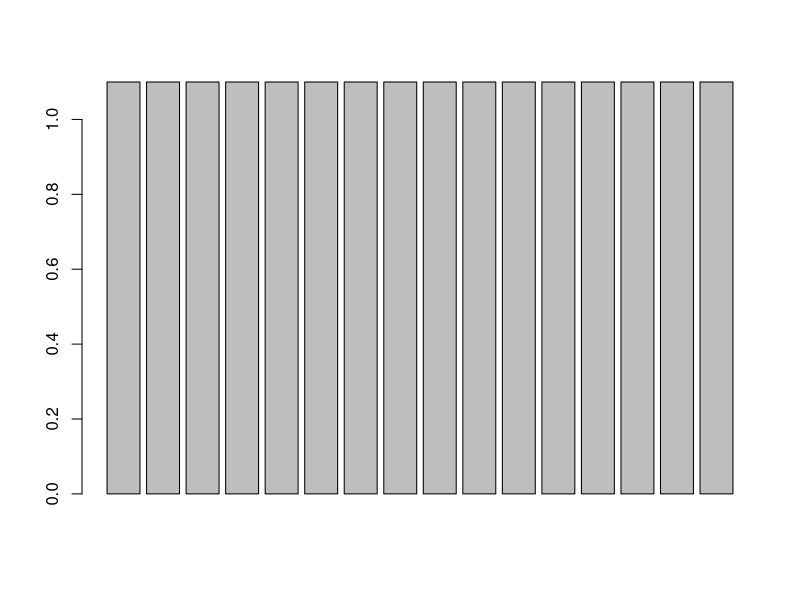
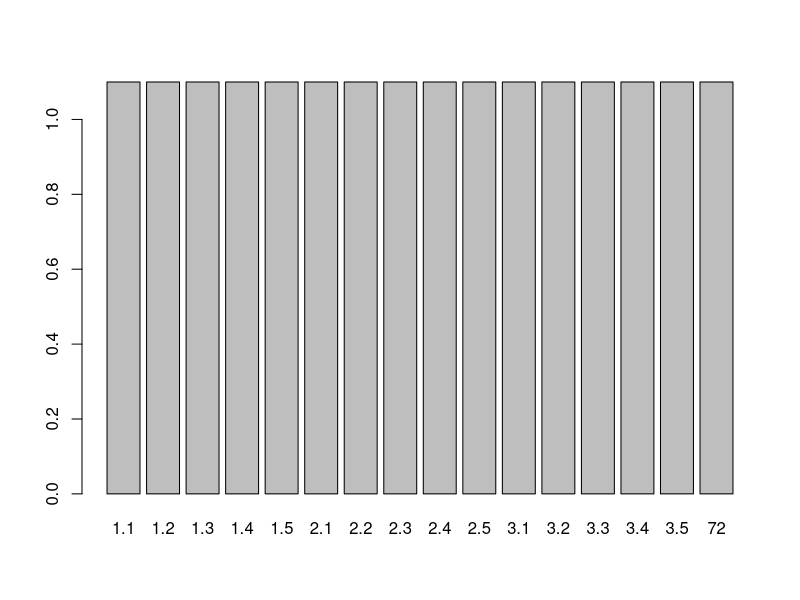
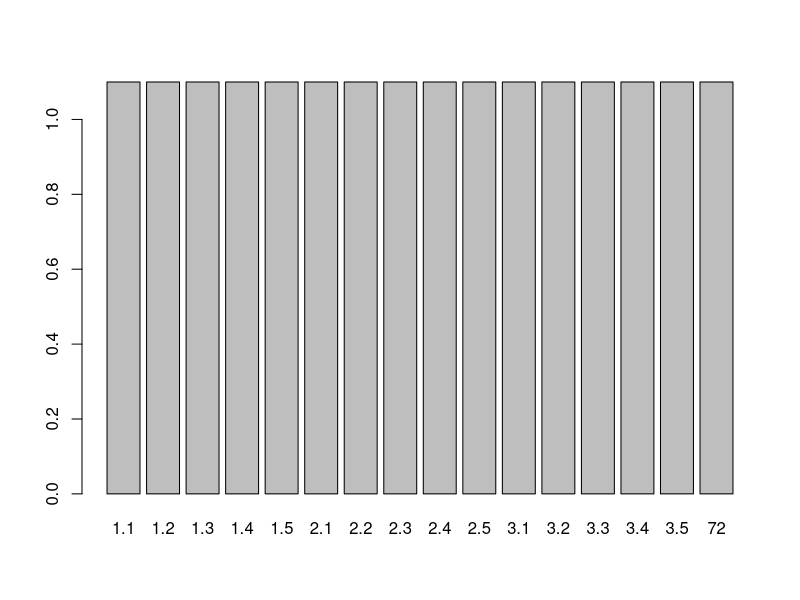
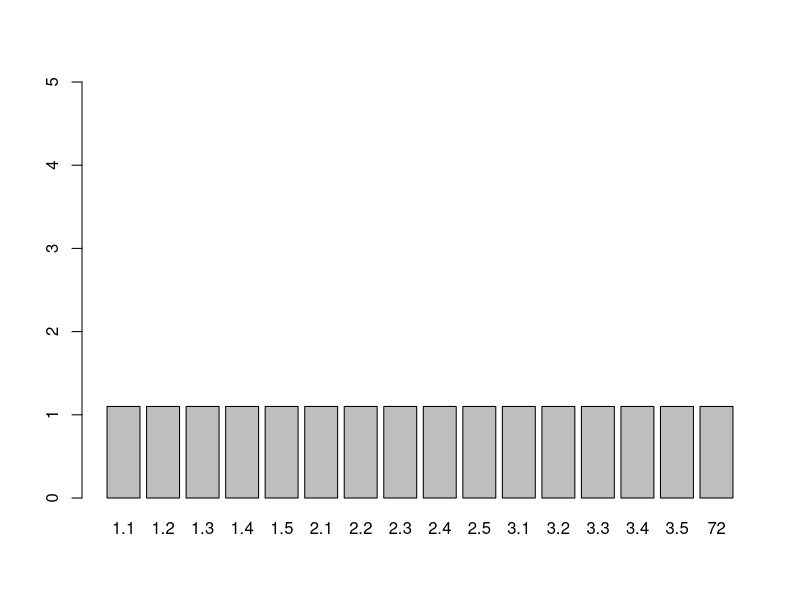

Write the R code that produced these figures, in order. (Note: this script raises an error after producing the figures.)
# With the data frame you created last week you will:

dolomedes <- c('a','b','c','d','e','f','g','h','i','j','k','l','m','n','o')
pardosa <- c('w','w','w','w','w','y','y','y','y','y','n','n','n','n','n')
pennsylvinica <- c(1,2,3,4,5,6,7,8,9,10,11,12,13,14,15)
tigrosa <- c(42,43,56,78,98,87,76,9,56,45,57,32,34,24,42)
pirata <- c(1.1,1.2,1.3,1.4,1.5,2.1,2.2,2.3,2.4,2.5,3.1,3.2,3.3,3.4,3.5)

data <- cbind(dolomedes, pardosa, pennsylvinica, tigrosa, pirata)
data

df <- as.data.frame(data)
df

colnames(df) <- c('Dolomedes', 'Pardosa','Pennsylvinica','Tigrosa','Pirata')
df

row.names(df) <- df$Dolomedes
df

df[,-1]

add.row <- data.frame('p',19, 'm', 13, 72)

colnames(add.row) <- colnames(df)

df1 <- rbind(df, add.row)
df1

colnames(df1) <- c('Dolomedes', 'Pardosa','Pennsylvinica','Tigrosa','Pirata')
df

row.names(df1) <- df1$Dolomedes
df1

df1[,-1]

# Create a barplot for one numeric column, grouped by the character vector with 3 unique values

?aggregate

df1$Tigrosa <- as.numeric(1.1,1.2,1.3,1.4,1.5,2.1,2.2,2.3,2.4,2.5,3.1,3.2,3.3,3.4,3.5)
df1$Pirata

df1.mean <-aggregate(FUN = "mean", df1$Tigrosa ~df1$Pirata)
df1.mean


colnames(df1.mean) <- c("Factor","Mean")
df1.mean

barplot(df1.mean$Mean)

barplot(df1.mean$Mean, names.arg = df1.mean$Factor)

df1.sd <- aggregate(df1$Tigrosa ~df1$Pirata, FUN = "sd")

colnames(df1.sd) <- c("Factor","StanDev")
df1.sd

b.plot <- barplot(df1.mean$Mean, names.arg = df1.mean$Factor)

  # Add error bars with mean and standard deviation to the plot

arrows(b.plot, df1.mean$Mean-df1.sd$StanDev,
       b.plot, df1.mean$Mean+df1.sd$StanDev,angle=90,code=3)

b.plot <- barplot(df1.mean$Mean, names.arg = df1.mean$Factor, ylim = c(0,5))

arrows(b.plot, df1.mean$Mean-df1.sd$StanDev,
       b.plot, df1.mean$Mean+df1.sd$StanDev,angle=90,code=3)

  # Change the x and y labels and add a title

b.plot(df1$Tigrosa ~ df1$Pirata, xlab = "Explanatory", ylab = "Response")

plot(df1$Tigrosa ~ df1$Pirata, xlab = "Explanatory", ylab = "Response", main = "Super Spider Bars", 
     cex.axis=0.8, cex.main = 1.3, cex.lab = 1.25, pch=9, col = "rosybrown1")


  # Export the plot as a PDF that is 4 inches wide and 7 inches tall.

# Create a scatter plot between two of your numeric columns.

plot(df1$Pennsylvinica ~ df1$Tigrosa)

  # Change the point shape and color to something NOT used in the example.

?pch
demo("colors)

plot(df1$Pennsylvinica  ~ df1$Tigrosa, xlab = Explanatory", ylab = "Response", main = "My Favorite Scatter Plot", 
     cex.axis=0.8, cex.main = 0.5, cex.lab = 1.25, pch=17, col = "grey40")

plot(df1$Pennsylvinica ~ df1$Tigrosa, xlab = "Explanatory", ylab = "Response", main = "Super Spider Stats", 
     cex.axis=0.8, cex.main = 1.3, cex.lab = 1.25, pch=9, col = "rosybrown1")

  # Change the x and y labels and add a title

plot(df1$Pennsylvinica ~ df1$Tigrosa, xlab = "Explanatory", ylab = "Response")

  # Export the plot as a JPEG by using the "Export" button in the plotting pane.

setwd("C:/GitHub/Shilcusky")

pdf( file = "Super Spider Stats.pdf", width = 6, height = 6)

par(family = "serif")
plot(df1$Pennsylvinica ~ df1$Tigrosa, xlab = "Explanatory", ylab = "Response", main = "Super Spider Stats", 
     cex.axis=0.8, cex.main = 1.3, cex.lab = 1.25, pch=9, col = "rosybrown1", cex = 1.5)

dev.off()


# Upload both plots with the script used to create them to GitHub.
  # Follow the same file naming format as last week for the script.
  # Name plots as Lastname_barplot or Lastname_scatterplot. Save them to your "plots" folder.
